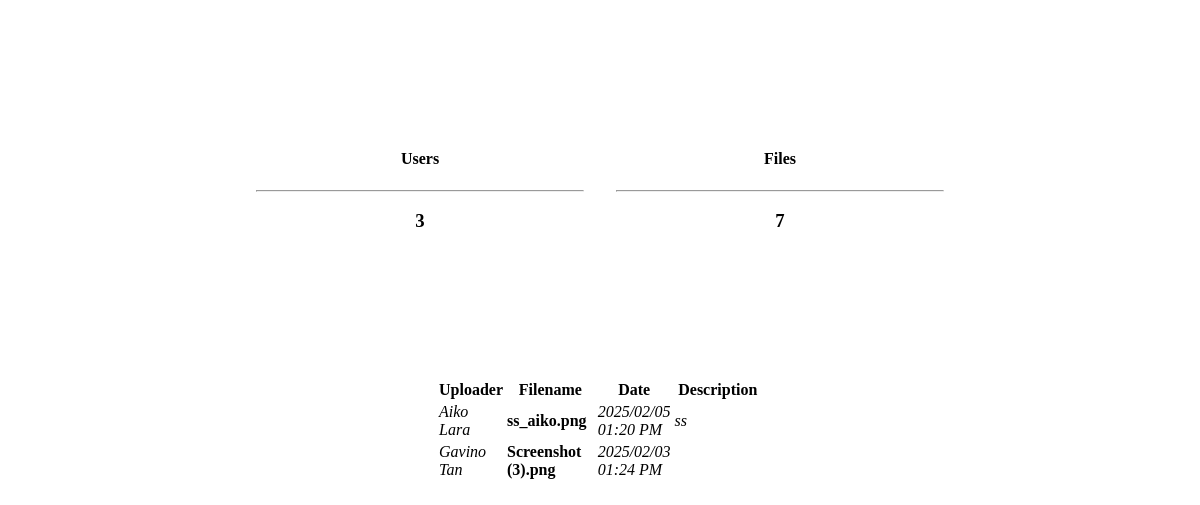
The app's page /home.php with its own data.
### tables this page shows
CREATE TABLE `files` (
  `id` int(11) NOT NULL,
  `name` varchar(200) NOT NULL,
  `description` text NOT NULL,
  `user_id` int(30) NOT NULL,
  `folder_id` int(30) NOT NULL,
  `file_type` varchar(50) NOT NULL,
  `file_path` text NOT NULL,
  `is_public` tinyint(1) DEFAULT '0',
  `date_updated` datetime NOT NULL DEFAULT CURRENT_TIMESTAMP ON UPDATE CURRENT_TIMESTAMP
);

CREATE TABLE `users` (
  `id` int(30) NOT NULL,
  `name` varchar(200) NOT NULL,
  `username` varchar(100) NOT NULL,
  `password` varchar(200) NOT NULL,
  `type` tinyint(1) NOT NULL DEFAULT '2' COMMENT '1+admin , 2 = users'
);

### home.php (the view, shortened to what this page needs)
<div class="containe-fluid">
  <?php
  include('db_connect.php');
  $files = $conn->query("SELECT f.*, u.name as uname FROM files f INNER JOIN users u ON u.id = f.user_id WHERE f.is_public = 1 ORDER BY date(f.date_updated) DESC");
  ?>
  <div class="row">
    <div class="col-lg-12">
      <div class="card col-md-4 offset-2 bg-info float-left">
        <div class="card-body text-white">
          <h4><b>Users</b></h4>
          <hr>
          <h3 class="text-right"><b><?php echo $conn->query('SELECT * FROM users')->num_rows ?></b></h3>
        </div>
      </div>
      <div class="card col-md-4 offset-2 bg-primary ml-4 float-left">
        <div class="card-body text-white">
          <h4><b>Files</b></h4>
          <hr>
          <h3 class="text-right"><b><?php echo $conn->query('SELECT * FROM files')->num_rows ?></b></h3>
        </div>
      </div>
    </div>
  </div>
  <div class="row mt-3 ml-3 mr-3">
    <div class="card col-md-12">
      <div class="card-body">
        <div class="table-wrapper">
          <table width="100%">
            <thead>
              <tr>
                <th width="20%" class="">Uploader</th>
                <th width="30%" class="">Filename</th>
                <th width="20%" class="">Date</th>
                <th width="30%" class="">Description</th>
              </tr>
            </thead>
            <tbody>
              <?php
              while($row = $files->fetch_assoc()):
                $name = explode(' ||', $row['name']);
                $name = isset($name[1]) ? $name[0] ." (".$name[1].").".$row['file_type'] : $name[0] .".".$row['file_type'];
                $img_arr = array('png', 'jpg', 'jpeg', 'gif', 'psd', 'tif');
                $doc_arr = array('doc', 'docx');
                $pdf_arr = array('pdf', 'ps', 'eps', 'prn');
                $icon = 'fa-file';
                if (in_array(strtolower($row['file_type']), $img_arr)) {
                  $icon = 'fa-image';
                } elseif (in_array(strtolower($row['file_type']), $doc_arr)) {
                  $icon = 'fa-file-word';
                } elseif (in_array(strtolower($row['file_type']), $pdf_arr)) {
                  $icon = 'fa-file-pdf';
                } elseif (in_array(strtolower($row['file_type']), ['xlsx', 'xls', 'xlsm', 'xlsb', 'xltm', 'xlt', 'xla', 'xlr'])) {
                  $icon = 'fa-file-excel';
                } elseif (in_array(strtolower($row['file_type']), ['zip', 'rar', 'tar'])) {
                  $icon = 'fa-file-archive';
                }
              ?>
                <tr class="file-item" data-id="<?php echo $row['id'] ?>" data-name="<?php echo $name ?>">
                  <td><i><?php echo ucwords($row['uname']) ?></i></td>
                  <td>
                    <large><span><i class="fa <?php echo $icon ?>"></i></span><b> <?php echo $name ?></b></large>
                  </td>
                  <td><i><?php echo date('Y/m/d h:i A', strtotime($row['date_updated'])) ?></i></td>
                  <td><i><?php echo $row['description'] ?></i></td>
                </tr>
              <?php endwhile; ?>
            </tbody>
          </table>
        </div>
      </div>
    </div>
  </div>
</div>

### home.php (style rules this page uses)
.containe-fluid { padding: 10px; }
.row { display: flex; flex-wrap: wrap; justify-content: center; margin: 0; }
.col-lg-12 { display: flex; justify-content: center; width: 100%; }
.card { margin: 5px; flex: 1; max-width: 350px; width: 100%; margin-top:100px }
.card-body { padding: 11px; text-align: center; }
.file-item { cursor: pointer; }
.table-wrapper { overflow-x: auto; -webkit-overflow-scrolling: touch; }

### records on screen
files: user.name "Aiko Lara", name "ss_aiko.png", date_updated "2025/02/05 01:20 PM", description "ss"
files: user.name "Gavino Tan", name "Screenshot (3).png", date_updated "2025/02/03 01:24 PM"

### other values on screen
$conn->query('SELECT * FROM users')->num_rows "3"
$conn->query('SELECT * FROM files')->num_rows "7"
